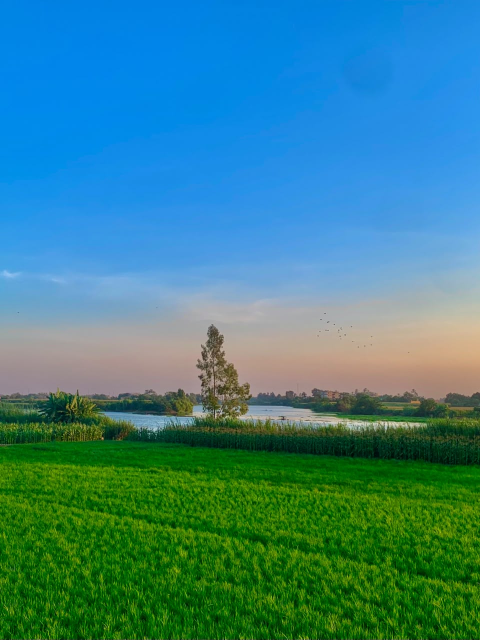
#> input picture assets/images/photo1.jpg, 960 x 1280 px (shown at 1/2 size); its folder holds only this picture in this run
$ python optimize-images.py
#> lines starting #> are read from the running program, lines starting #| are printed output that depends on the picture
#!/usr/bin/env python3
"""
Generate the optimized WebP derivatives used by the site.

  assets/images/photoN.jpg   (originals, never modified)
    -> assets/images/thumb/photoN.webp   480 x 640   gallery grid
    -> assets/images/full/photoN.webp    960 x 1280  lightbox + grid on dense screens

  profile.jpg
    -> assets/images/profile-640.webp
    -> assets/images/profile-960.webp

Usage (needs Pillow):
  python3 scripts/optimize-images.py

To add a photo: drop photo55.jpg into assets/images/, run this script,
then add one <li> to gallery.html (copy the last one and bump the numbers).
"""

from pathlib import Path
from PIL import Image

ROOT = Path(__file__).resolve().parent.parent
SRC = ROOT / "assets" / "images"
THUMB = SRC / "thumb"
FULL = SRC / "full"

THUMB_SIZE = (480, 640)
FULL_SIZE = (960, 1280)


def save_webp(img: Image.Image, target: Path, size: tuple[int, int], quality: int) -> None:
    out = img.convert("RGB")
    out.thumbnail(size, Image.LANCZOS)
    target.parent.mkdir(parents=True, exist_ok=True)
    out.save(target, "WEBP", quality=quality, method=6)
    print(f"{target.relative_to(ROOT)}  {out.size[0]}x{out.size[1]}  {target.stat().st_size // 1024} KB")


def main() -> None:
    photos = sorted(SRC.glob("photo*.jpg"), key=lambda p: int(p.stem.replace("photo", "")))
    for path in photos:
        with Image.open(path) as img:
#> img is the input picture: PIL image 960x1280 RGB; mean R, G, B 57, 130.1, 135.5
            save_webp(img, THUMB / f"{path.stem}.webp", THUMB_SIZE, quality=76)
#> in save_webp, `out.thumbnail(size, Image.LANCZOS)`:
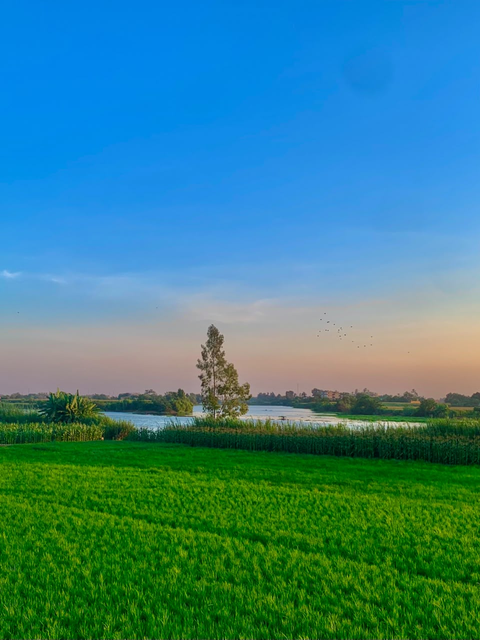
#> out: PIL image 480x640 RGB; mean R, G, B 57, 130.1, 135.6
#| assets/images/thumb/photo1.webp  480x640  25 KB
            save_webp(img, FULL / f"{path.stem}.webp", FULL_SIZE, quality=82)
#| assets/images/full/photo1.webp  960x1280  102 KB

    profile = ROOT / "profile.jpg"
    if profile.exists():
        with Image.open(profile) as img:
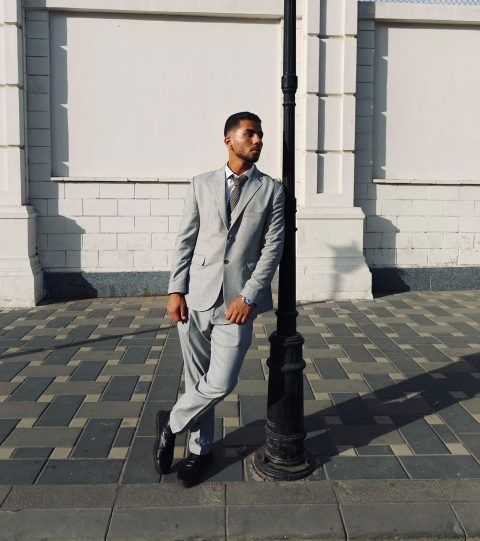
#> input picture profile.jpg, 960 x 1082 px (shown at 1/2 size)
#> img is the input picture: PIL image 960x1082 RGB; mean R, G, B 132.7, 130.8, 126.4
            save_webp(img, SRC / "profile-640.webp", (640, 721), quality=80)
#> call 3 of save_webp, with size = (640, 721), quality = 80
#> in save_webp (call 3), `out.thumbnail(size, Image.LANCZOS)`:
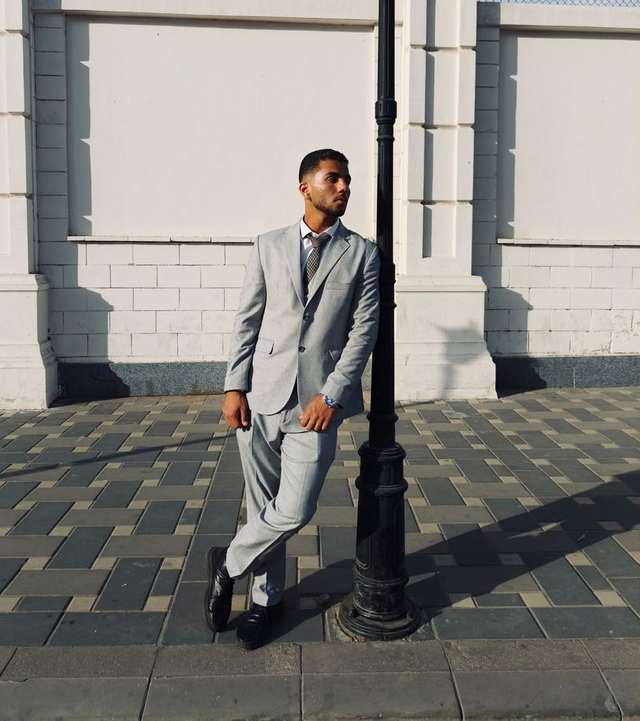
#> out: PIL image 640x721 RGB; mean R, G, B 132.7, 130.8, 126.4
#| assets/images/profile-640.webp  640x721  40 KB
            save_webp(img, SRC / "profile-960.webp", (960, 1082), quality=80)
#| assets/images/profile-960.webp  960x1082  74 KB


if __name__ == "__main__":
    main()
